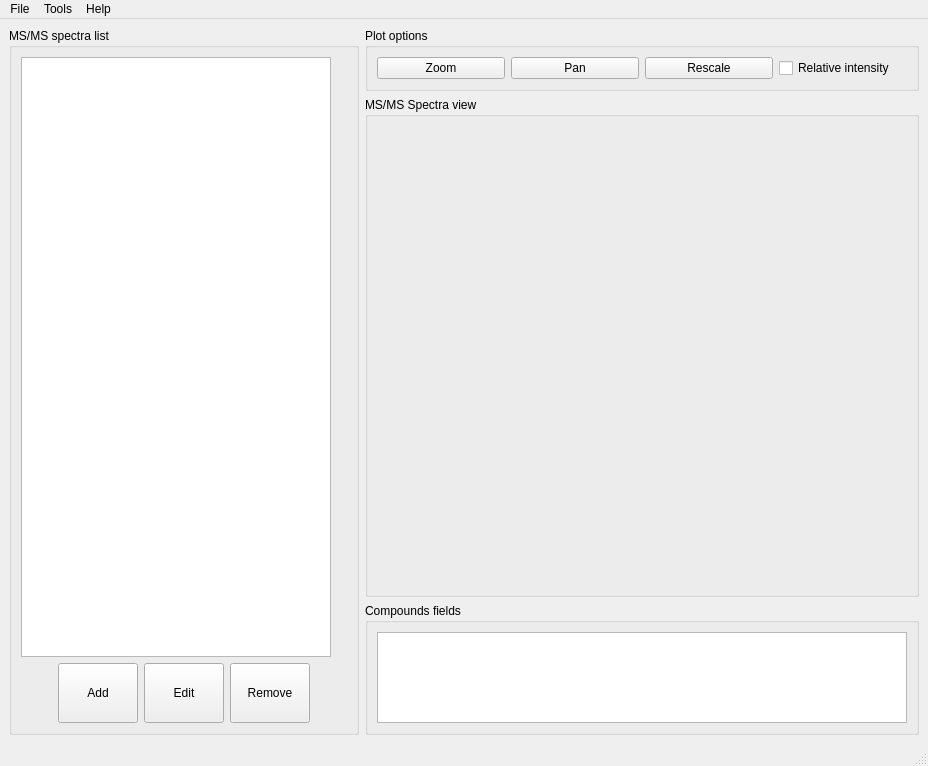
<?xml version="1.0" encoding="UTF-8"?>
<ui version="4.0">
 <class>MainWindow</class>
 <widget class="QMainWindow" name="MainWindow">
  <property name="geometry">
   <rect>
    <x>0</x>
    <y>0</y>
    <width>928</width>
    <height>766</height>
   </rect>
  </property>
  <property name="windowTitle">
   <string>MSP File Manager</string>
  </property>
  <widget class="QWidget" name="centralwidget">
   <layout class="QGridLayout" name="gridLayout_4">
    <item row="0" column="0" rowspan="3">
     <widget class="QGroupBox" name="groupBox">
      <property name="maximumSize">
       <size>
        <width>350</width>
        <height>712</height>
       </size>
      </property>
      <property name="title">
       <string>MS/MS spectra list</string>
      </property>
      <layout class="QGridLayout" name="gridLayout">
       <item row="0" column="0" colspan="5">
        <widget class="QListView" name="listView">
         <property name="maximumSize">
          <size>
           <width>310</width>
           <height>600</height>
          </size>
         </property>
        </widget>
       </item>
       <item row="1" column="0">
        <spacer name="horizontalSpacer">
         <property name="orientation">
          <enum>Qt::Horizontal</enum>
         </property>
         <property name="sizeHint" stdset="0">
          <size>
           <width>24</width>
           <height>20</height>
          </size>
         </property>
        </spacer>
       </item>
       <item row="1" column="1">
        <widget class="QPushButton" name="addButton">
         <property name="minimumSize">
          <size>
           <width>80</width>
           <height>60</height>
          </size>
         </property>
         <property name="maximumSize">
          <size>
           <width>80</width>
           <height>60</height>
          </size>
         </property>
         <property name="text">
          <string>Add</string>
         </property>
        </widget>
       </item>
       <item row="1" column="2">
        <widget class="QPushButton" name="editButton">
         <property name="minimumSize">
          <size>
           <width>80</width>
           <height>60</height>
          </size>
         </property>
         <property name="maximumSize">
          <size>
           <width>80</width>
           <height>60</height>
          </size>
         </property>
         <property name="text">
          <string>Edit</string>
         </property>
        </widget>
       </item>
       <item row="1" column="3">
        <widget class="QPushButton" name="removeButton">
         <property name="minimumSize">
          <size>
           <width>80</width>
           <height>60</height>
          </size>
         </property>
         <property name="maximumSize">
          <size>
           <width>80</width>
           <height>60</height>
          </size>
         </property>
         <property name="text">
          <string>Remove</string>
         </property>
        </widget>
       </item>
       <item row="1" column="4">
        <spacer name="horizontalSpacer_2">
         <property name="orientation">
          <enum>Qt::Horizontal</enum>
         </property>
         <property name="sizeHint" stdset="0">
          <size>
           <width>24</width>
           <height>20</height>
          </size>
         </property>
        </spacer>
       </item>
      </layout>
     </widget>
    </item>
    <item row="0" column="1">
     <widget class="QGroupBox" name="groupBox_4">
      <property name="title">
       <string>Plot options</string>
      </property>
      <layout class="QGridLayout" name="gridLayout_3">
       <item row="0" column="0">
        <widget class="QPushButton" name="zoomButton">
         <property name="text">
          <string>Zoom</string>
         </property>
        </widget>
       </item>
       <item row="0" column="1">
        <widget class="QPushButton" name="panButton">
         <property name="text">
          <string>Pan</string>
         </property>
        </widget>
       </item>
       <item row="0" column="2">
        <widget class="QPushButton" name="rescaleButton">
         <property name="text">
          <string>Rescale</string>
         </property>
        </widget>
       </item>
       <item row="0" column="3">
        <widget class="QCheckBox" name="checkBox">
         <property name="text">
          <string>Relative intensity</string>
         </property>
        </widget>
       </item>
      </layout>
     </widget>
    </item>
    <item row="1" column="1">
     <widget class="QGroupBox" name="groupBox_2">
      <property name="minimumSize">
       <size>
        <width>550</width>
        <height>500</height>
       </size>
      </property>
      <property name="title">
       <string>MS/MS Spectra view</string>
      </property>
     </widget>
    </item>
    <item row="2" column="1">
     <widget class="QGroupBox" name="groupBox_3">
      <property name="title">
       <string>Compounds fields</string>
      </property>
      <layout class="QGridLayout" name="gridLayout_2">
       <item row="0" column="0">
        <widget class="QTableView" name="tableView"/>
       </item>
      </layout>
     </widget>
    </item>
   </layout>
  </widget>
  <widget class="QMenuBar" name="menubar">
   <property name="geometry">
    <rect>
     <x>0</x>
     <y>0</y>
     <width>928</width>
     <height>22</height>
    </rect>
   </property>
   <widget class="QMenu" name="menuFile">
    <property name="title">
     <string>File</string>
    </property>
    <addaction name="actionOpen"/>
    <addaction name="actionSave_As"/>
    <addaction name="separator"/>
    <addaction name="actionQuit_2"/>
   </widget>
   <widget class="QMenu" name="menuHelp">
    <property name="title">
     <string>Help</string>
    </property>
    <addaction name="actionAbout"/>
   </widget>
   <widget class="QMenu" name="menuTools">
    <property name="title">
     <string>Tools</string>
    </property>
    <addaction name="actionFind_MS_MS_spectra"/>
    <addaction name="actionFind_similar_spectra"/>
    <addaction name="separator"/>
    <addaction name="actionCompare_two_spectra"/>
    <addaction name="actionCompare_all_spectra"/>
    <addaction name="separator"/>
    <addaction name="actionClean_MS_MS_spectra"/>
   </widget>
   <addaction name="menuFile"/>
   <addaction name="menuTools"/>
   <addaction name="menuHelp"/>
  </widget>
  <widget class="QStatusBar" name="statusbar"/>
  <action name="actionOpen">
   <property name="text">
    <string>Open...</string>
   </property>
  </action>
  <action name="actionSave_As">
   <property name="text">
    <string>Save As...</string>
   </property>
  </action>
  <action name="actionQuit">
   <property name="text">
    <string>Quit</string>
   </property>
  </action>
  <action name="actionAbout">
   <property name="text">
    <string>About</string>
   </property>
  </action>
  <action name="actionFind_similar_spectra">
   <property name="text">
    <string>Find similar spectra</string>
   </property>
  </action>
  <action name="actionFind_MS_MS_spectra">
   <property name="text">
    <string>Find MS/MS spectra</string>
   </property>
  </action>
  <action name="actionClean_MS_MS_spectra">
   <property name="text">
    <string>Clean spectra</string>
   </property>
  </action>
  <action name="actionQuit_2">
   <property name="text">
    <string>Quit</string>
   </property>
  </action>
  <action name="actionCompare_two_spectra">
   <property name="text">
    <string>Compare two spectra</string>
   </property>
  </action>
  <action name="actionCompare_all_spectra">
   <property name="text">
    <string>Compare all spectra</string>
   </property>
  </action>
 </widget>
 <resources/>
 <connections/>
</ui>
